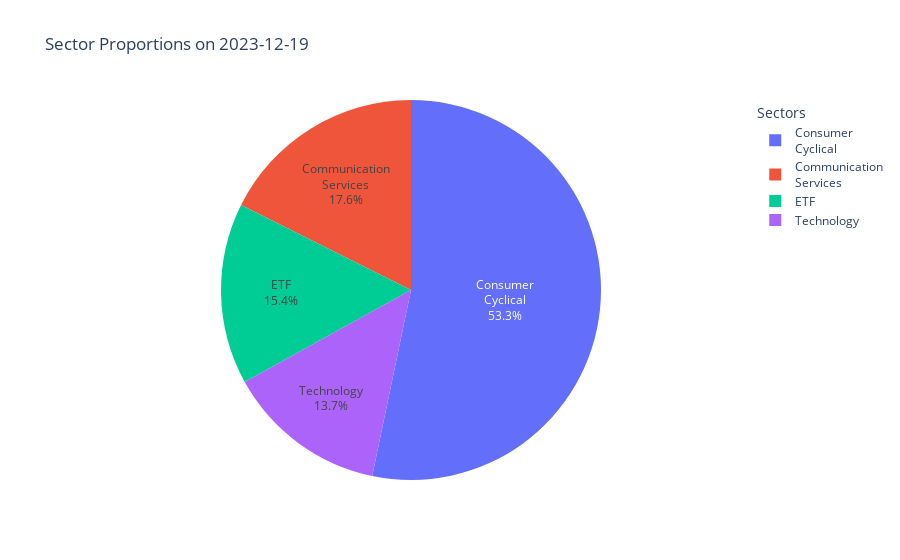

Notebook cell for this chart:
### Code cell
def plot_sector_proportions(portfolio_data, sectors, date=None, max_label_length=15):
    date = NOTEBOOK_DATE or date or max(portfolio_data.keys())
    if date not in portfolio_data:
        raise ValueError(f"No data available for date: {date}")

    holdings = portfolio_data[date]['holdings']
    sector_values = defaultdict(float)
    total_value = 0

    for symbol, data in holdings.items():
        sector = sectors.get(symbol, 'ETF')
        market_value = float(data['market_value'])
        sector_values[sector] += market_value
        total_value += market_value

    labels = list(sector_values.keys())
    sizes = list(sector_values.values())
    percentages = [value / total_value * 100 for value in sizes]

    # Wrap long labels
    wrapped_labels = [wrap_label(label, max_label_length) for label in labels]

    hover_text = [f"{sector}<br>${value:,.2f}<br>{percentage:.2f}%"
                  for sector, value, percentage in zip(labels, sizes, percentages)]

    fig = go.Figure(data=[go.Pie(
        labels=wrapped_labels,
        values=sizes,
        text=[f'${value:,.2f}' for value in sizes],
        hovertext=hover_text,
        hoverinfo='text',
        textinfo='label+percent'
    )])

    fig.update_layout(
        title=f'Sector Proportions on {date}',
        showlegend=True,
        legend=dict(title="Sectors")
    )

    return fig


def wrap_label(label, max_length):
    if len(label) <= max_length:
        return label

    # Find the last space before max_length
    split_index = label.rfind(' ', 0, max_length)
    if split_index == -1:  # If no space found, split at max_length
        split_index = max_length

    return f"{label[:split_index]}<br>{label[split_index:].strip()}"

# Example usage:
# plot_sector_proportions(portfolio_data, sectors, date="2024-04-10")
plot_sector_proportions(portfolio_data, sectors)

### Figure 1 — Plotly figure (JSON) as saved in the notebook; plotly's stock layout.template omitted (floating-point values rounded to 4 significant figures)
{"data": [{"hoverinfo": "text", "hovertext": ["Consumer Cyclical<br>$7,716.60<br>53.28%", "ETF<br>$2,234.02<br>15.42%", "Technology<br>$1,981.37<br>13.68%", "Communication Services<br>$2,552.44<br>17.62%"], "labels": ["Consumer<br>Cyclical", "ETF", "Technology", "Communication<br>Services"], "text": ["$7,716.60", "$2,234.02", "$1,981.37", "$2,552.44"], "textinfo": "label+percent", "type": "pie", "values": [7717.0, 2234.0, 1981.0, 2552.0]}], "layout": {"legend": {"title": {"text": "Sectors"}}, "showlegend": true, "title": {"text": "Sector Proportions on 2023-12-19"}}}
